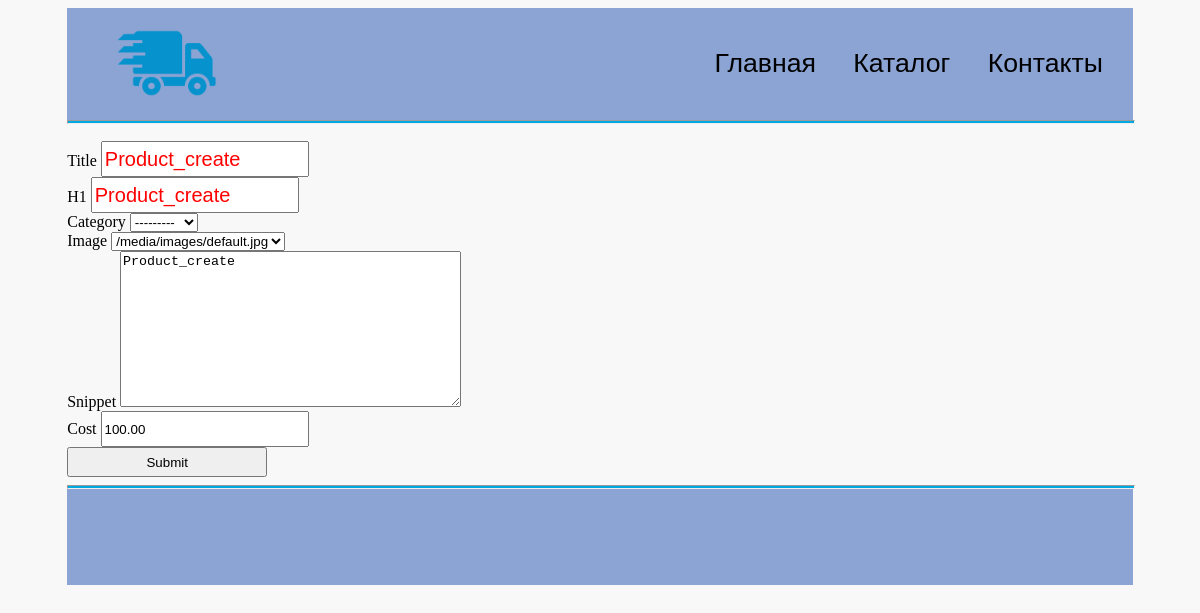
Screenshot of /products/13/update/ (signed in) with the database file from the repository.
### products/models.py (models this page shows, shortened)
class Product(models.Model):
    title = models.CharField( max_length =250 )
    h1 = models.CharField(max_length=250, blank=True, null=True, )
    category = models.ForeignKey(
        Category,
        on_delete = models.CASCADE,
        blank=True,
        null=True,
    )
    image = models.ForeignKey(
        'images.Image',
        on_delete = models.PROTECT,
    )
    snippet = models.TextField(
        blank=True,
        null=True,
    )
    cost = models.DecimalField(
        max_digits = 12,
        decimal_places = 2,
        default = 0,
    )
    modified = models.DateTimeField(
        auto_now = True,
    )
    created = models.DateTimeField(
        auto_now_add=True,
    )

### products/views/products.py (the view)
class ProductUpdateView(LoginRequiredMixin, AdminRoleRequired, UpdateView):
   model = Product
   fields = [
      'title', 'h1', 'category',
      'image', 'snippet', 'cost'
   ]
   template_name = 'products/update.html'
   success_url = reverse_lazy("products:catalog")
   login_url = reverse_lazy('accounts:login')

### accounts/mixins.py (called while the page is built)
    def dispatch(self, request, *args, **kwargs):
        if not request.user.has_perms([
            'products.add_product',
            'products.change_product',
        ]):
            return redirect(self.login_url)
        return super(AdminRoleRequired, self).dispatch(request, *args, **kwargs)

### images/models.py (called while the page is built)
    def __str__(self):
        return self.value.url

### products/models.py (called while the page is built)
    def __str__(self):
        return self.title

### products/templates/products/update.html (shortened to what this page needs)
{% extends 'master.html' %}
{% load static %}
{% block page_styles %}
<link rel="stylesheet" href="{% static 'main/css/style.css' %}">
{% endblock %}
{% block page_content %}
{% include "form.html" with form=form %}
{% endblock %}

### server/templates/form.html (shortened to what this page needs)
<form action="" method="POST" enctype="multipart/form-data">
    {% for field in form %}
    <div class="field-group">
        <label for = "{{ form.name }}">{{ field.label }}</label>
        {{ field }}
    </div>
    {% endfor %}
    <input type="submit">
</form>

### main/static/main/css/style.css (style rules this page uses)
body { background: #f8f8f8; display: flex; flex-direction: column; }
input { width: 200px; height: 30px; }
input[type="text"] { color:red; font-size: 20px; }

### rows the page displays
Product: form "Product_create" "Product_create" "---------" "/media/images/default.jpg" "Product_create" "100.00"

### other values shown
{{ field.label }} "Title" "H1" "Category" "Image" "Snippet" "Cost"
